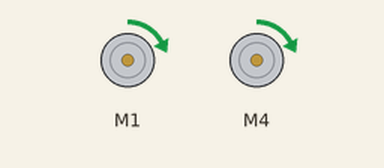
Recording of a sketch running on a simulated Arduino Uno, built with avr-gcc and run on an emulated ATmega328P. Parts: 2 × DC motor (green arrow = forward, orange = backward, longer = faster). What the sketch prints to the serial monitor is not drawn.

Above: at 0.15 s.
At 14.9 s:
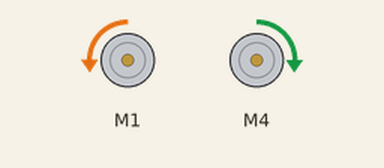
At 27.22 s:
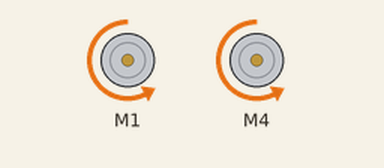
At 39.84 s:
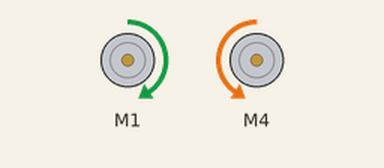
Timing chart, 0 to 40.0 s (numbered marks = the images above):
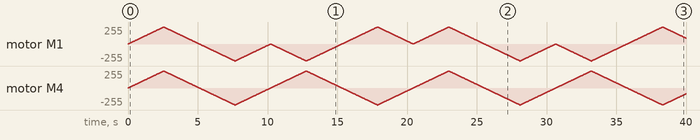

The sketch:

deel_1_motor.ino
```cpp
#include <AFMotor.h>

AF_DCMotor motor1(1);
AF_DCMotor motor2(4);

void Forward(){
  Serial.print("Forwards");

      motor1.run(FORWARD);
      motor2.run(FORWARD);
      for (int i=0; i<255; i++) {
        motor1.setSpeed(i);
        motor2.setSpeed(i);
        delay(10);
        }

      for (int i=255; i!=0; i--) {
        motor1.setSpeed(i);
        motor2.setSpeed(i);
        delay(10);
        }
}

void Backward(){
  Serial.print("Backwards");

     motor1.run(BACKWARD);
     motor2.run(BACKWARD);
      for (int i=0; i<255; i++) {
        motor1.setSpeed(i);
        motor2.setSpeed(i);
        delay(10);
        }

     for (int i=255; i!=0; i--) {
       motor1.setSpeed(i);
       motor2.setSpeed(i);
       delay(10);
       }
  }
void Left(){
    Serial.print("Left");

     motor1.run(BACKWARD);
     motor2.run(FORWARD);
      for (int i=0; i<255; i++) {
        motor1.setSpeed(i);
        motor2.setSpeed(i);
        delay(10);
        }

     for (int i=255; i!=0; i--) {
       motor1.setSpeed(i);
       motor2.setSpeed(i);
       delay(10);
       }
  }
void Right(){
    Serial.print("Right");

     motor1.run(FORWARD);
     motor2.run(BACKWARD);
      for (int i=0; i<255; i++) {
        motor1.setSpeed(i);
        motor2.setSpeed(i);
        delay(10);
        }

     for (int i=255; i!=0; i--) {
       motor1.setSpeed(i);
       motor2.setSpeed(i);
       delay(10);
       }
}

void setup() {
  Serial.begin(9600);           // set up Serial library at 9600 bps
  Serial.println("Motor test!");

  // turn on motor
  motor1.setSpeed(200);

  motor1.run(RELEASE);
}

void loop() {
  Forward();

  Backward();

  Left();

  Right();

}
```
